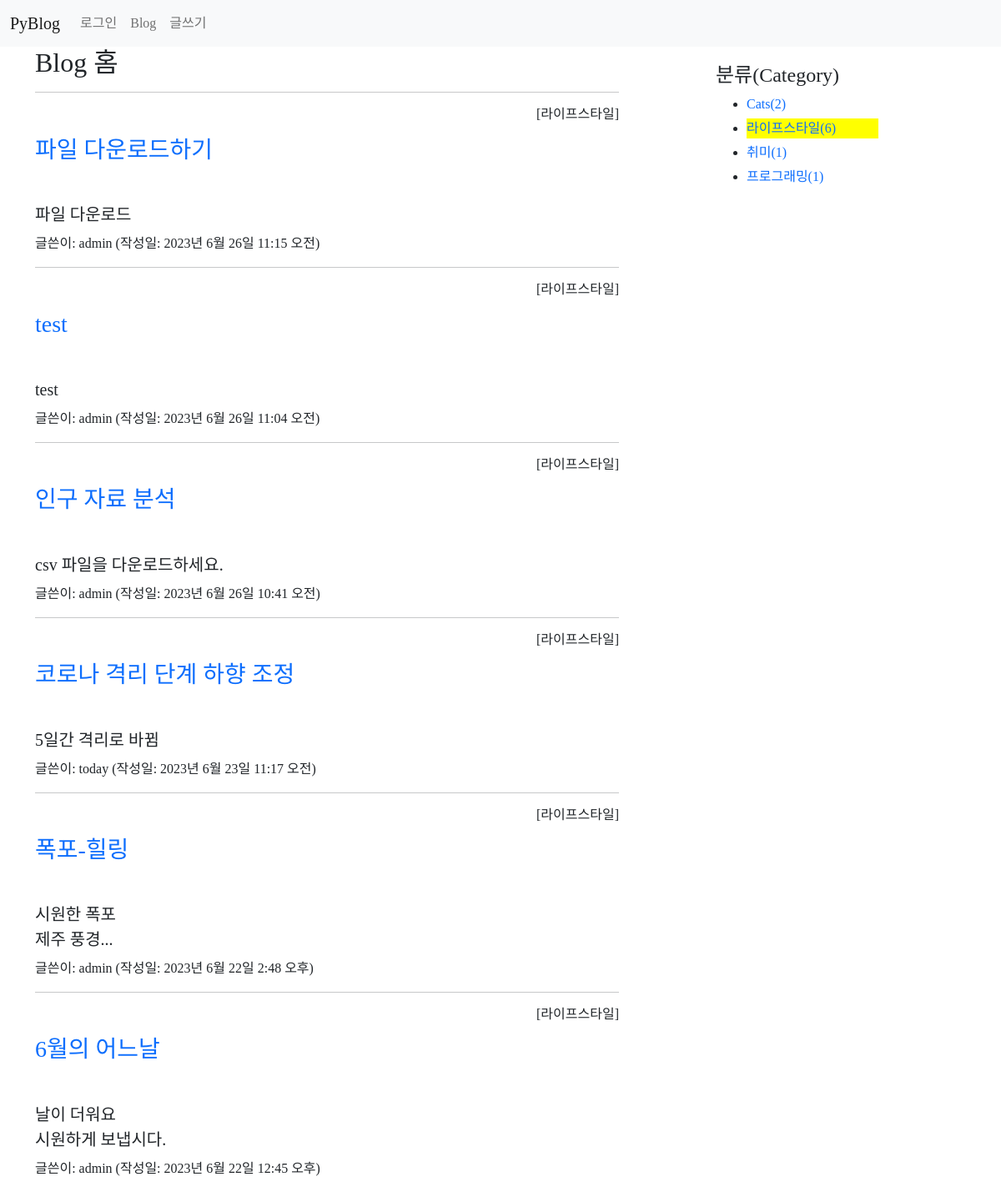
The page /blog/category/라이프스타일/ on the database its author committed.
### blog/models.py (models this page shows, shortened)
class Post(models.Model):
    author = models.ForeignKey(User, on_delete=models.CASCADE)
    title = models.CharField(max_length=100)  #제목
    content = models.TextField()              #내용
    pub_date = models.DateTimeField()         #발행일
    modify_date = models.DateTimeField(null=True, blank=True) #입력 폼이 비어도 됨
    photo = models.ImageField(upload_to='blog/images/%Y/%m/%d/',
                    null=True, blank=True)  #null 허용, 파일을 첨부하지 않을수 있음
    file = models.FileField(upload_to='blog/files/%y/%m/%d',
                            null=True, blank=True)
    category = models.ForeignKey(Category, null=True, blank=True,
                    on_delete=models.SET_NULL)

class Category(models.Model):
    name = models.CharField(max_length=50, unique=True)
    slug = models.SlugField(max_length=200, unique=True,
                allow_unicode=True)
    def __str__(self):
        return self.name
    def get_absolute_url(self):
        from django.urls import reverse
        return reverse('blog:category_page', args=[self.slug])
    class Meta:
        ordering = ['name']  # 이름순 정렬
        verbose_name = 'category'
        verbose_name_plural = 'categories'

### blog/views.py (the view)
# urls.py: path('category/<str:slug>/', views.category_page,
def category_page(request, slug):
    current_category = Category.objects.get(slug=slug) #현재 카테고리 검색
    post_list = Post.objects.filter(category=current_category) # 현 카테고리의 포스트들
    post_list = post_list.order_by('-pub_date')  #날짜순 내림차순
    categories = Category.objects.all() #전체 카테고리
    context = {
        'current_category': current_category,
        'post_list': post_list,
        'categories': categories
    }
    return render(request, 'blog/post_list.html', context)

### templates/blog/post_list.html (shortened to what this page needs)
{% extends 'base.html' %}
{% block content %}
<div class="container">
    <section id="post_list">
        <h2>Blog 홈</h2>
        {% if post_list %}
            {% for post in post_list %}
                <hr>
                {% if post.category %}
                    <h6 class="text-end">[{{ post.category }}]</h6>
                {% endif %}
                <h3 class="my-3">
                    <a href="{% url 'blog:detail' post.id %}">
                        {{ post.title }}
                    </a>
                </h3>
                <h5 style="white-space: pre-line; line-height: 1.5">
                    {{ post.content }}
                </h5>
                <p>글쓴이: {{ post.author }} (작성일: {{ post.pub_date }})</p>
            {% endfor %}
        {% else %}
            <p>포스트가 없습니다.</p>
        {% endif %}
    </section>
    <aside id="category">
        <h4>분류(Category)</h4>
        <div>
            <ul>
                {% for category in categories %}
                    {% if current_category.slug == category.slug %}
                    <li style="background: #ff0">
                        <a href="{{ category.get_absolute_url }}">
                        {{ category.name }}({{ category.post_set.count }})
                        </a>
                    </li>
                    {% else %}
                    <li>
                        <a href="{{ category.get_absolute_url }}">
                        {{ category.name }}({{ category.post_set.count }})
                        </a>
                    </li>
                    {% endif %}
                {% endfor %}
            </ul>
        </div>
    </aside>
</div>
{% endblock %}

### static/blog/css/style.css (style rules this page uses)
a { text-decoration: none; }
body { font-family: 'omyu_pretty'; }
#post_list { width: 700px; float: left; }
#category { width: 200px; float: right; margin: 20px 100px 0 0; }
#category ul li { margin: 5px; }

### rows shown on the page
Post: category "라이프스타일", title "파일 다운로드하기", content "파일 다운로드", author "admin", pub_date "2023년 6월 26일 11:15 오전"
Post: category "라이프스타일", title "test", content "test", author "admin", pub_date "2023년 6월 26일 11:04 오전"
Post: category "라이프스타일", title "인구 자료 분석", content "csv 파일을 다운로드하세요.", author "admin", pub_date "2023년 6월 26일 10:41 오전"
Post: category "라이프스타일", title "코로나 격리 단계 하향 조정", content "5일간 격리로 바뀜", author "today", pub_date "2023년 6월 23일 11:17 오전"
Post: category "라이프스타일", title "폭포-힐링", content "시원한 폭포 제주 풍경...", author "admin", pub_date "2023년 6월 22일 2:48 오후"
Post: category "라이프스타일", title "6월의 어느날", content "날이 더워요 시원하게 보냅시다.", author "admin", pub_date "2023년 6월 22일 12:45 오후"
Category: name "Cats", post_set.count "2"
Category: name "라이프스타일", post_set.count "6"
Category: name "취미", post_set.count "1"
Category: name "프로그래밍", post_set.count "1"
